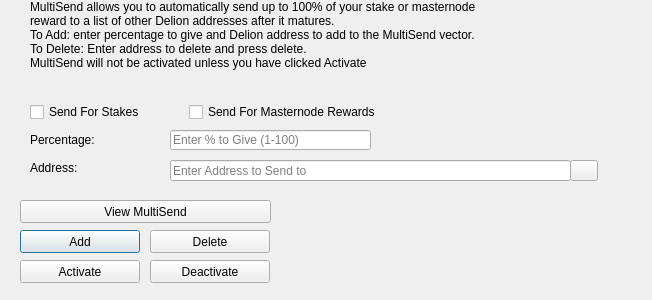
<?xml version="1.0" encoding="UTF-8"?>
<ui version="4.0">
 <class>MultiSendDialog</class>
 <widget class="QDialog" name="MultiSendDialog">
  <property name="windowModality">
   <enum>Qt::NonModal</enum>
  </property>
  <property name="geometry">
   <rect>
    <x>0</x>
    <y>0</y>
    <width>652</width>
    <height>300</height>
   </rect>
  </property>
  <property name="windowTitle">
   <string>MultiSend</string>
  </property>
  <widget class="QLineEdit" name="multiSendPercentEdit">
   <property name="geometry">
    <rect>
     <x>170</x>
     <y>130</y>
     <width>201</width>
     <height>20</height>
    </rect>
   </property>
   <property name="toolTip">
    <string>Enter whole numbers 1 - 100</string>
   </property>
   <property name="placeholderText">
    <string>Enter % to Give (1-100)</string>
   </property>
  </widget>
  <widget class="QLineEdit" name="multiSendAddressEdit">
   <property name="geometry">
    <rect>
     <x>170</x>
     <y>160</y>
     <width>401</width>
     <height>21</height>
    </rect>
   </property>
   <property name="toolTip">
    <string/>
   </property>
   <property name="placeholderText">
    <string>Enter Address to Send to</string>
   </property>
  </widget>
  <widget class="QLabel" name="label_2">
   <property name="geometry">
    <rect>
     <x>30</x>
     <y>0</y>
     <width>451</width>
     <height>121</height>
    </rect>
   </property>
   <property name="lineWidth">
    <number>1</number>
   </property>
   <property name="text">
    <string>MultiSend allows you to automatically send up to 100% of your stake or masternode reward to a list of other Delion addresses after it matures.
To Add: enter percentage to give and Delion address to add to the MultiSend vector.
To Delete: Enter address to delete and press delete.
MultiSend will not be activated unless you have clicked Activate</string>
   </property>
   <property name="alignment">
    <set>Qt::AlignLeading|Qt::AlignLeft|Qt::AlignTop</set>
   </property>
   <property name="wordWrap">
    <bool>true</bool>
   </property>
  </widget>
  <widget class="QLabel" name="message">
   <property name="geometry">
    <rect>
     <x>290</x>
     <y>200</y>
     <width>351</width>
     <height>91</height>
    </rect>
   </property>
   <property name="text">
    <string/>
   </property>
  </widget>
  <widget class="QPushButton" name="addButton">
   <property name="geometry">
    <rect>
     <x>20</x>
     <y>230</y>
     <width>120</width>
     <height>23</height>
    </rect>
   </property>
   <property name="toolTip">
    <string/>
   </property>
   <property name="statusTip">
    <string>Add to MultiSend Vector</string>
   </property>
   <property name="text">
    <string>Add</string>
   </property>
  </widget>
  <widget class="QPushButton" name="disableButton">
   <property name="geometry">
    <rect>
     <x>150</x>
     <y>260</y>
     <width>120</width>
     <height>23</height>
    </rect>
   </property>
   <property name="statusTip">
    <string>Deactivate MultiSend</string>
   </property>
   <property name="text">
    <string>Deactivate</string>
   </property>
  </widget>
  <widget class="QPushButton" name="addressBookButton">
   <property name="geometry">
    <rect>
     <x>570</x>
     <y>160</y>
     <width>28</width>
     <height>21</height>
    </rect>
   </property>
   <property name="toolTip">
    <string>Choose an address from the address book</string>
   </property>
   <property name="text">
    <string/>
   </property>
   <property name="icon">
    <iconset resource="../delion.qrc">
     <normaloff>:/icons/address-book</normaloff>:/icons/address-book</iconset>
   </property>
   <property name="shortcut">
    <string>Alt+A</string>
   </property>
   <property name="autoDefault">
    <bool>false</bool>
   </property>
  </widget>
  <widget class="QLabel" name="label">
   <property name="geometry">
    <rect>
     <x>30</x>
     <y>130</y>
     <width>121</width>
     <height>20</height>
    </rect>
   </property>
   <property name="toolTip">
    <string>Percentage of stake to send</string>
   </property>
   <property name="text">
    <string>Percentage:</string>
   </property>
  </widget>
  <widget class="QLabel" name="label_5">
   <property name="geometry">
    <rect>
     <x>30</x>
     <y>160</y>
     <width>111</width>
     <height>16</height>
    </rect>
   </property>
   <property name="toolTip">
    <string>Address to send portion of stake to</string>
   </property>
   <property name="text">
    <string>Address:</string>
   </property>
  </widget>
  <widget class="QPushButton" name="deleteButton">
   <property name="geometry">
    <rect>
     <x>150</x>
     <y>230</y>
     <width>120</width>
     <height>23</height>
    </rect>
   </property>
   <property name="toolTip">
    <string/>
   </property>
   <property name="statusTip">
    <string>Delete Address From MultiSend Vector</string>
   </property>
   <property name="text">
    <string>Delete</string>
   </property>
  </widget>
  <widget class="QPushButton" name="activateButton">
   <property name="geometry">
    <rect>
     <x>20</x>
     <y>260</y>
     <width>120</width>
     <height>23</height>
    </rect>
   </property>
   <property name="statusTip">
    <string>Activate MultiSend</string>
   </property>
   <property name="text">
    <string>Activate</string>
   </property>
  </widget>
  <widget class="QPushButton" name="viewButton">
   <property name="geometry">
    <rect>
     <x>20</x>
     <y>200</y>
     <width>251</width>
     <height>23</height>
    </rect>
   </property>
   <property name="toolTip">
    <string/>
   </property>
   <property name="statusTip">
    <string>View MultiSend Vector</string>
   </property>
   <property name="text">
    <string>View MultiSend</string>
   </property>
  </widget>
  <widget class="QWidget" name="horizontalLayoutWidget">
   <property name="geometry">
    <rect>
     <x>30</x>
     <y>100</y>
     <width>351</width>
     <height>24</height>
    </rect>
   </property>
   <layout class="QHBoxLayout" name="horizontalLayout">
    <item>
     <widget class="QCheckBox" name="multiSendStakeCheckBox">
      <property name="text">
       <string>Send For Stakes</string>
      </property>
     </widget>
    </item>
    <item>
     <widget class="QCheckBox" name="multiSendMasternodeCheckBox">
      <property name="text">
       <string>Send For Masternode Rewards</string>
      </property>
     </widget>
    </item>
   </layout>
  </widget>
 </widget>
 <resources>
  <include location="../delion.qrc"/>
 </resources>
 <connections/>
</ui>
